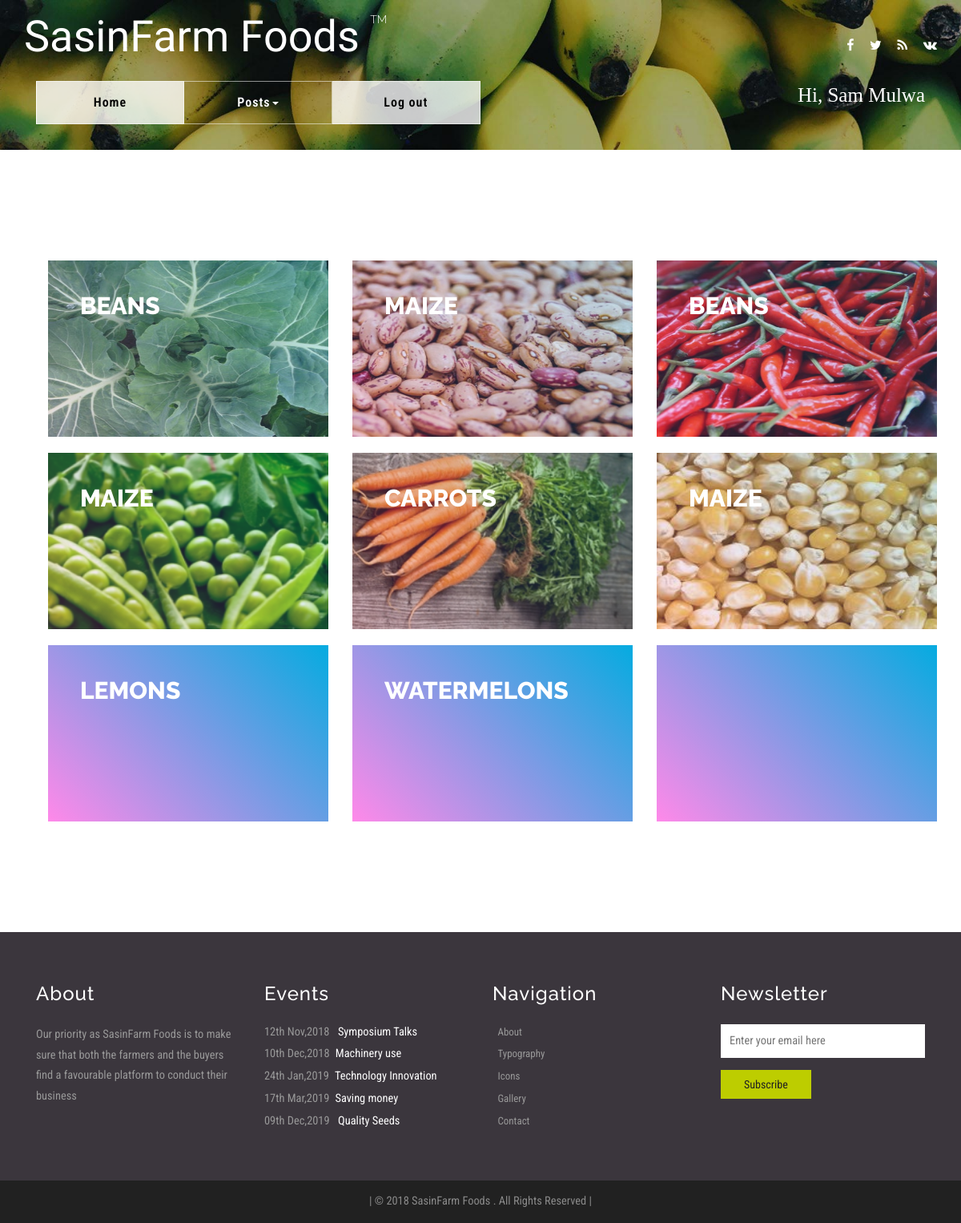
Page /user_page.php (signed in) on the committed database.
### tables this page shows
CREATE TABLE `product_posts` (
  `id` int(11) NOT NULL,
  `product` varchar(50) NOT NULL,
  `location` varchar(50) NOT NULL,
  `weight` double NOT NULL,
  `unit_price` double NOT NULL,
  `phone_number` varchar(20) NOT NULL,
  `fileName` varchar(100) NOT NULL,
  `description` varchar(250) NOT NULL,
  `dateC` timestamp NOT NULL DEFAULT CURRENT_TIMESTAMP ON UPDATE CURRENT_TIMESTAMP
);

### web/user_page.php (the view, shortened to what this page needs)
<!DOCTYPE html>
<html lang="en">
	<head>
		<link href="css/bootstrap.css" rel="stylesheet" type="text/css" media="all" />
		<link rel="stylesheet" href="css/style.css" type="text/css" media="all" />
		<link href="css/font-awesome.css" rel="stylesheet">
	</head>
	<body>
		<div class="banner about-banner">
			<div class="header">
				<div class="container">
					<div class="header-left">
						<div class="w3layouts-logo">
							<h1>
							<a href="index.php">SasinFarm Foods <span><sup>TM</sup></span></a>
							</h1>
						</div>
					</div>
					<div class="header-right">
						<div class="agileinfo-social-grids">
							<ul>
								<li><a href="#"><i class="fa fa-facebook"></i></a></li>
								<li><a href="#"><i class="fa fa-twitter"></i></a></li>
								<li><a href="#"><i class="fa fa-rss"></i></a></li>
								<li><a href="#"><i class="fa fa-vk"></i></a></li>
							</ul>
						</div>
					</div>
					<div class="clearfix">
					</div>
				</div>
			</div>
			<div class="header-bottom">
				<div class="container">
					<div class="top-nav">
						<nav class="navbar navbar-default">
							<div class="collapse navbar-collapse" id="bs-example-navbar-collapse-1">
								<ul class="nav navbar-nav">
									<li><a class="active list-border" href="user_page.php">Home</a></li>
									<li class=""><a href="#" class="dropdown-toggle hvr-bounce-to-bottom" data-toggle="dropdown" role="button" aria-haspopup="true" aria-expanded="false">Posts<span class="caret"></span></a>
									<li><a class="list-border1 active" href="log out.php">Log out</a></li>
								</li>
								<div class="names">
									<?php
									echo 'Hi, ' . $_SESSION["user_firstname"] . ' ' . $_SESSION["user_lastname"];
									?>
								</div>
							</div>
						</nav>
					</div>
				</div>
			</div>
		</div>
		<div class="gallery">
			<div class="container">
				<div class="gallery-grids">
					<div class="gallery-grids">
						<div class="gallery">
							<div class="container">
								<div class="gallery-grids">
									<?php
									include 'connection.php';
									$query = $connection->query("SELECT id,fileName,product,description,dateC FROM product_posts");
												if($query->num_rows > 0){
												while($row = $query->fetch_assoc()){
												$imageURL = 'uploads/'.$row["fileName"];
												$product= $row['product'];
												$description= $row['description'];
									echo '
														<div class="col-lg-4 col-sm-6 portfolio-item">
															<div class="grid">
																<figure class="effect-roxy">
																	<img src="'. $imageURL.'" alt="" />
																		<figcaption>
																			<h3> <span>'.$product.'</a></span></h3>
																				<p>'.$description.'</p>
																		</figcaption>
																</figure>
														    </div>
											            </div>'
								?>
								<?php }
								}else{ ?>
								<p>No image(s) found...</p>
								<?php } ?>
							</div>
						</div>
					</div>
				</div>
			</div>
		</div>
	</div>
	<div class="footer">
		<div class="container">
			<div class="agile-footer-grids">
				<div class="col-md-3 w3-agile-footer-grid">
					<h3>About</h3>
					<p>Our priority as SasinFarm Foods is to make sure that both the farmers and the buyers find a favourable platform to conduct their business</p>
				</div>
				<div class="col-md-3 w3-agile-footer-grid">
					<h3>Events</h3>
					<ul>
						<li>12th Nov,2018 <a href="single.html">Symposium Talks</a></li>
						<li>10th Dec,2018<a href="single.html">Machinery use</a></li>
						<li>24th Jan,2019<a href="single.html">Technology Innovation</a></li>
						<li>17th Mar,2019<a href="single.html">Saving money </a></li>
						<li>09th Dec,2019 <a href="single.html">Quality Seeds</a></li>
					</ul>
				</div>
				<div class="col-md-3 w3-agile-footer-grid">
					<h3>Navigation</h3>
					<ul>
						<li class="text"><a href="about.html">About</a></li>
						<li class="text"><a href="typography.html">Typography</a></li>
						<li class="text"><a href="icons.html">Icons</a></li>
						<li class="text"><a href="gallery.html">Gallery</a></li>
						<li class="text"><a href="log in.php">Contact</a></li>
					</ul>
				</div>
				<div class="col-md-3 w3-agile-footer-grid">
					<h3>Newsletter</h3>
					<form action="#" method="post">
						<input type="email" id="mc4wp_email" name="EMAIL" placeholder="Enter your email here" required="">
						<input type="submit" value="Subscribe">
					</form>
				</div>
				<div class="clearfix"> </div>
			</div>
		</div>
	</div>
	<div class="copyright">
		<div class="container">
			<p>| © 2018 SasinFarm Foods . All Rights Reserved | </p>
		</div>
	</div>
</body>
</html>

### web/user_page.php (style rules this page uses)
img { max-height: 220px; }

### rows in the picture
product_posts: fileName (picture), product "BEANS"
product_posts: fileName (picture), product "MAIZE"
product_posts: fileName (picture), product "BEANS"
product_posts: fileName (picture), product "MAIZE"
product_posts: fileName (picture), product "CARROTS"
product_posts: fileName (picture), product "MAIZE"
product_posts: fileName (picture), product "LEMONS"
product_posts: fileName (picture), product "WATERMELONS"
product_posts: fileName (picture)

### other values in the picture
$_SESSION["user_firstname"] "Sam"
$_SESSION["user_lastname"] "Mulwa"
